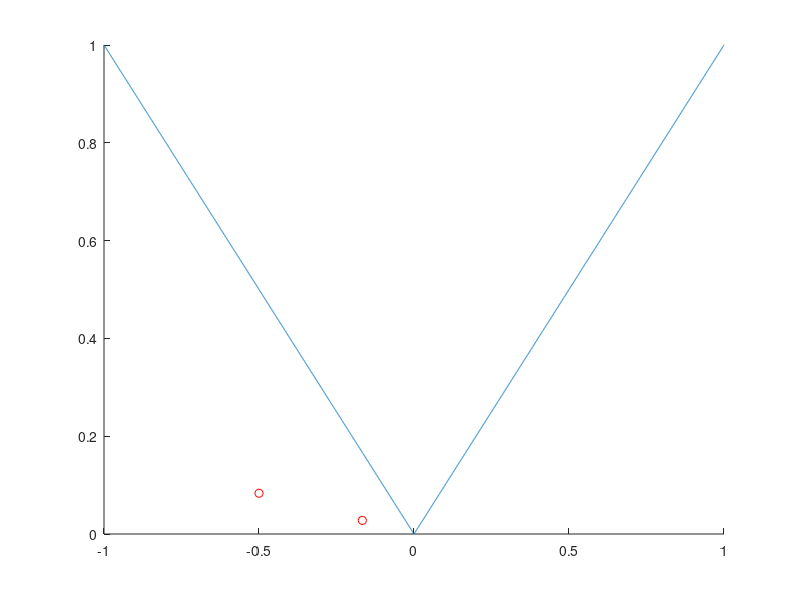

Reproduce this figure in MATLAB. (Note: this script raises an error after producing the figure.)
clc
clear
close all


A =  [1 -1 1; 1 1 1; 1 3 9; 1 2 4];
y = [2;3;-5;7];


ATA = A'*A;
Ay = A'*y;

x = ATA\Ay
sol = [11/2; 9/4; -7/4]

%%


clc
clear
close all


A =  [1 0; 1 1/2; 1 1; 1 2]
y = [0; 3/2; 3/2; 5/2];


ATA = A'*A;
Ay = A'*y;

x = ATA\Ay


%%

clc
clear
close all

x = linspace(-1, 1, 10000);
y = @(x) abs(x);

figure
hold on
plot(x, y(x));

plot(-1/6, (-1/6+1/2)/2*y(-1/6), "or")
plot(-1/2, (-1/6+1/2)/2*y(-1/2), "or")
plot(-1/6*ones(100,1), x)
plot(-1/2*ones(100,1), x)
plot(-(-1/6+1/2)/2, 0, "or")


%%

clc
clear
close all

f = @(x) -3.*cos(x).*(1-3.*sin(x).^2)+2.*(1-2.*sin(x).^2)

x = linspace(0, pi);

plot(x, f(x))

%%
clc
clear
close all

h = pi/2;

y = @(x) cos(x)^3+sin(x)^2

f = @(x) h/6 * (y(x) + 4*y(x+h/2) + y(x+h))

f(0) + f(pi/2)

%%

clc
clear
close all

a = 1/4;
b = 3/4;
dx = 0.5;

f = @(x) x.*(x <=1/2) + 1/2.*(x>1/2);
tutto = integral(f, a,b)/dx

meta = integral(f, 1/4, 1/2)
altrameta = integral(f, 1/2, 3/4)


%% 
clc
clear
close all

t0 = 0;
tf = 1;

x0 = -3/4-2;
xf = 3/4+2;

a = 4;
lambda_a = 3/4;


f = @(x) abs(x).*(abs(x) <=1/2 ) + 1/2.*(abs(x)>1/2);
spazio = linspace(x0,xf);

plot(spazio, f(spazio))
lambda = lambda_a/a;
dx = 0.5;

dt = dx*lambda;

x = x0:dx:xf;

U = [];
for k=1:length(x)-1

    U(end+1,1) = 1/dx * integral(f, x(k), x(k+1))
end

nt = 2;

for t=1:nt
    U_sx = [U(end); U(1:end-1)];
    U_dx = [U(2:end); U(1)];


    U = 1/2 * (U_sx + U_dx) - 1/2 * lambda*a*(U_dx - U_sx)

end

